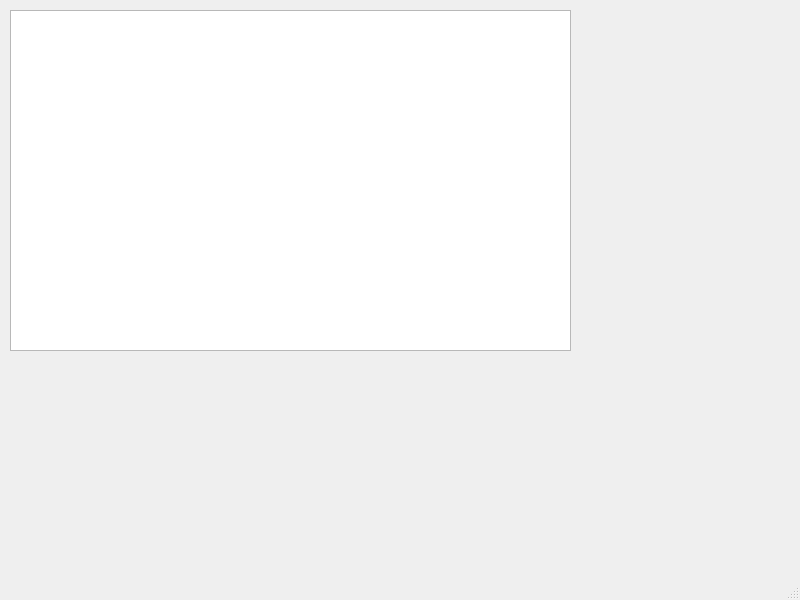
<?xml version="1.0" encoding="UTF-8"?>
<ui version="4.0">
 <class>MainWindow</class>
 <widget class="QMainWindow" name="MainWindow">
  <property name="geometry">
   <rect>
    <x>0</x>
    <y>0</y>
    <width>800</width>
    <height>600</height>
   </rect>
  </property>
  <property name="windowTitle">
   <string>Эспрессо</string>
  </property>
  <widget class="QWidget" name="centralwidget">
   <widget class="QTableView" name="tableView">
    <property name="geometry">
     <rect>
      <x>10</x>
      <y>10</y>
      <width>561</width>
      <height>341</height>
     </rect>
    </property>
   </widget>
  </widget>
  <widget class="QMenuBar" name="menubar">
   <property name="geometry">
    <rect>
     <x>0</x>
     <y>0</y>
     <width>800</width>
     <height>21</height>
    </rect>
   </property>
  </widget>
  <widget class="QStatusBar" name="statusbar"/>
 </widget>
 <resources/>
 <connections/>
</ui>
